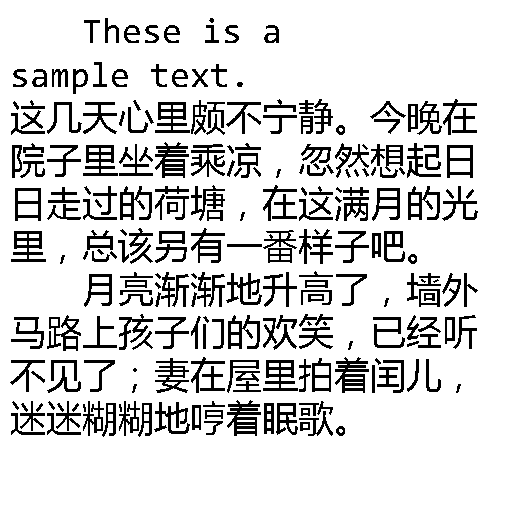
#> input picture Test/txt2pic.png, 512 x 512 px, found by its file name
$ python encrypt-xor.py
#> lines starting #> are read from the running program, lines starting #| are printed output that depends on the picture; after the words box and inside, x2 and y2 are one past the last pixel; in counts of white or black regions, pixels touching at a corner belong together
#> further down, img is the input picture: PIL image 512x512 1; 84.8% white; 250 black regions (15 under 20 px), largest, box (x1, y1, x2, y2) and area: (155, 142, 189, 178) 651, (335, 357, 369, 393) 651, (227, 400, 261, 436) 651
import numpy as np
from PIL import Image,ImageChops

# 使用种子随机生成一个和图像结构一致的随机数组，并将两者进行异或以加密
# 由于PIL库的局限性，进行异或操作的图像必须是二值化图像，不能够进行按位异或。
# 或许可以先在numpy的array形式下异或完再转换成图像？

def ImgEncrypt_xor_1(img_src,seed):
#> called with seed = 1024
    img = img_src.convert("1")
    img_arr = np.array(img)
    w,h = img_arr.shape
#> w = 512; h = 512

    np.random.seed(seed)
    key=np.random.randint(0,256,size=[w,h],dtype=np.uint8)
    keyimg = Image.fromarray(key).convert("1")
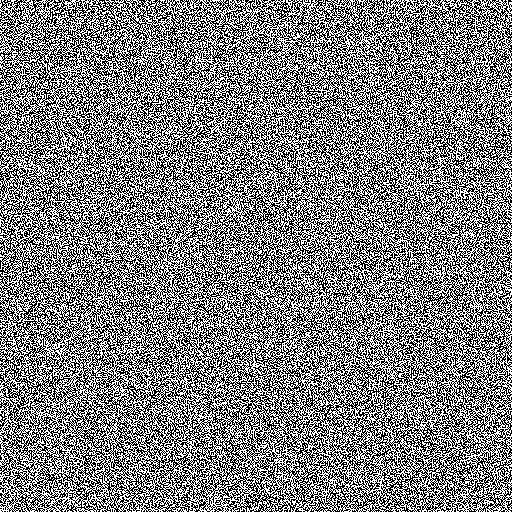
#> keyimg: PIL image 512x512 1; 50% white in thin lines or dots
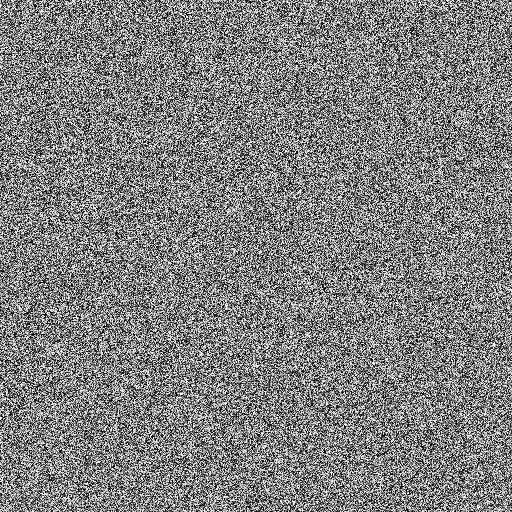
#> key: shape (512, 512); min 0, max 255, mean 127.5

    img_encrypt = ImageChops.logical_xor(img,keyimg)
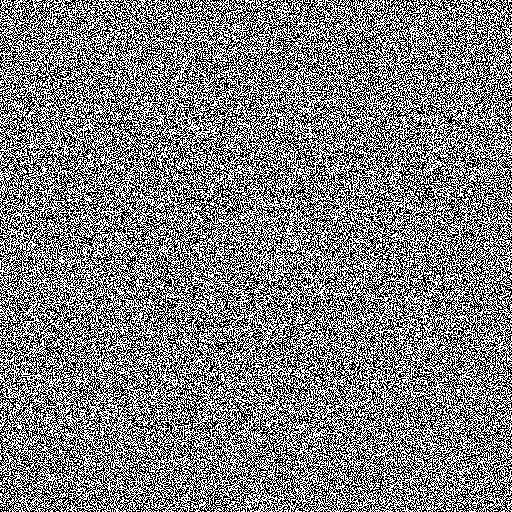
#> img_encrypt: PIL image 512x512 1; 50% white; black in thin lines or dots
    return img_encrypt

# 使用同样的种子可以对加密的图像解密
def ImgDecrypt_xor_1(img_encrypt,seed):
#> called with seed = 1024
    img_encrypt = img_encrypt.convert("1")
    img_arr = np.array(img_encrypt)
    w,h = img_arr.shape
#> w = 512; h = 512

    np.random.seed(seed)
    key=np.random.randint(0,256,size=[w,h],dtype=np.uint8)
    keyimg = Image.fromarray(key).convert("1")

    img_decrypt = ImageChops.logical_xor(img_encrypt,keyimg)
    return img_decrypt


img_path = r"./Test/txt2pic.png"
img = Image.open(img_path).convert("1")

img_encrypt = ImgEncrypt_xor_1(img,1024)
img_encrypt.save("./Test/XorEncrypt_1.png")

img_decrypt = ImgDecrypt_xor_1(img_encrypt,1024)
img_decrypt.save("./Test/XorDecrypt_1.png")
